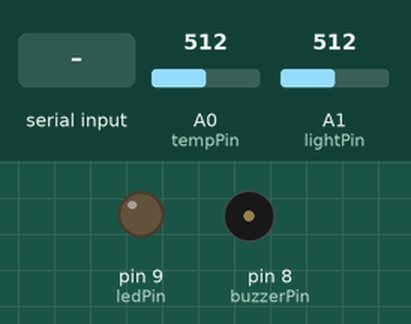
A sketch run on a simulated Arduino Uno, built with avr-gcc and run on an emulated ATmega328P. Shown: output pins drawn as LEDs (lit = HIGH), buzzer (waves = sounding). The test bench sets the inputs (shaded band); at power-on: A0 (tempPin) = 512, A1 (lightPin) = 512. What the sketch prints to the serial monitor is not drawn.

Above: at 1.2 s.
1.3 s: "START:\n" received over Serial
At 1.9 s:
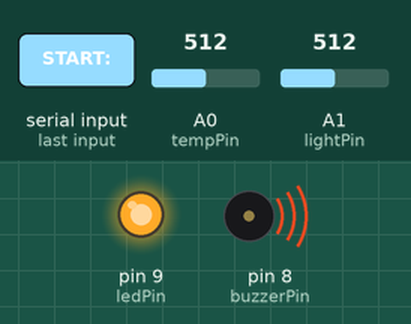
2.9 s: "STOP\n" received over Serial
At 3.5 s:
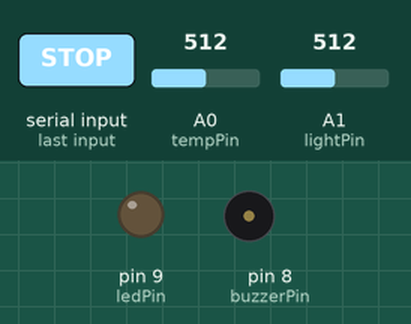
4.5 s: "START:90\n" received over Serial
At 5.2 s:
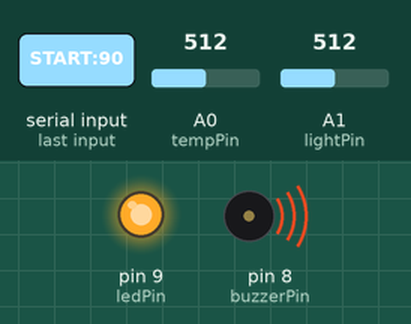
Timing chart, 0 to 7.5 s (numbered marks = the images above; inputs shaded):
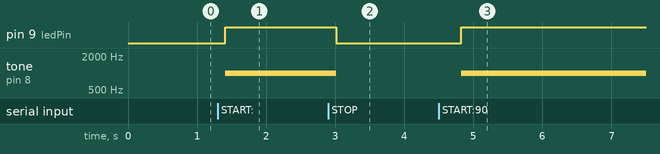

Measured:
- after the input at 1.3 s, pin 9 (ledPin): LOW → HIGH after 0.11 s; tone on pin 8 (buzzerPin): silent → 1000 Hz after 0.11 s
- after the input at 2.9 s, pin 9 (ledPin): HIGH → LOW after 0.12 s; tone on pin 8 (buzzerPin): 1000 Hz → silent after 0.12 s
- after the input at 4.5 s, pin 9 (ledPin): LOW → HIGH after 0.33 s; tone on pin 8 (buzzerPin): silent → 1000 Hz after 0.33 s

The sketch:

20250371.ino
```cpp
// =========================
// 핀 설정
// =========================
int ledPin = 9;
int buzzerPin = 8;

int tempPin = A0;  // NTC 온도
int lightPin = A1; // LDR 조도

// =========================
// 타이머 관련 변수
// =========================
unsigned long timerStart = 0;
unsigned long timerDuration = 0;
bool timerRunning = false;
bool alarmOn = false;

// =========================
// NTC 파라미터
// =========================
const float Rfixed = 10000.0;     // 고정 저항 10k
const float R0 = 10000.0;         // NTC 25°C 기준 10k
const float B = 3950.0;           // B계수
const float T0 = 298.15;          // 25°C = 298.15K

void setup() {
  Serial.begin(9600);

  pinMode(ledPin, OUTPUT);
  pinMode(buzzerPin, OUTPUT);

  digitalWrite(ledPin, LOW);
  noTone(buzzerPin);
}

void loop() {

  // =========================
  // 센서 읽기
  // =========================
  int tempADC = analogRead(tempPin);
  int lightVal = analogRead(lightPin);

  // 보호(회로 끊기면 ADC=0 → 0으로 나누기 오류 방지)
  if (tempADC <= 0) tempADC = 1;

  // NTC 계산
  float Rntc = Rfixed * (1023.0 / tempADC - 1.0);
  float tempK = 1.0 / ((1.0 / T0) + (1.0 / B) * log(Rntc / R0));
  float tempC = tempK - 273.15;

  // PC로 전송 (섭씨)
  Serial.print(tempC, 2);// 소수점 2자리 (예: 25.50)
  Serial.print(",");        // 조도 시작 마커
  Serial.println(lightVal);   // 조도 값 + 줄바꿈


// =========================
  // 프로세싱에서 보낸 명령 읽기
  // =========================
  if (Serial.available()) {
    String cmd = Serial.readStringUntil('\n');
    cmd.trim(); // <--- 핵심: 공백 및 줄바꿈 문자 제거

    if (cmd.startsWith("START:")) {
      timerDuration = cmd.substring(6).toInt();
      timerStart = millis();
      timerRunning = true;
      alarmOn = false;

      digitalWrite(ledPin, LOW);
      noTone(buzzerPin);
    }

    // trim()을 했으므로 정확히 비교 가능
    if (cmd == "STOP") {
      timerRunning = false;
      alarmOn = false;

      digitalWrite(ledPin, LOW);
      noTone(buzzerPin);
    }
  }


  // =========================
  // 타이머 동작
  // =========================
  if (timerRunning) {
    if (millis() - timerStart >= timerDuration) {
      timerRunning = false;
      alarmOn = true;
    }
  }


  // =========================
  // 알람
  // =========================
  if (alarmOn) {
    digitalWrite(ledPin, HIGH);
    tone(buzzerPin, 1000);
  }

  delay(200);
}
```
